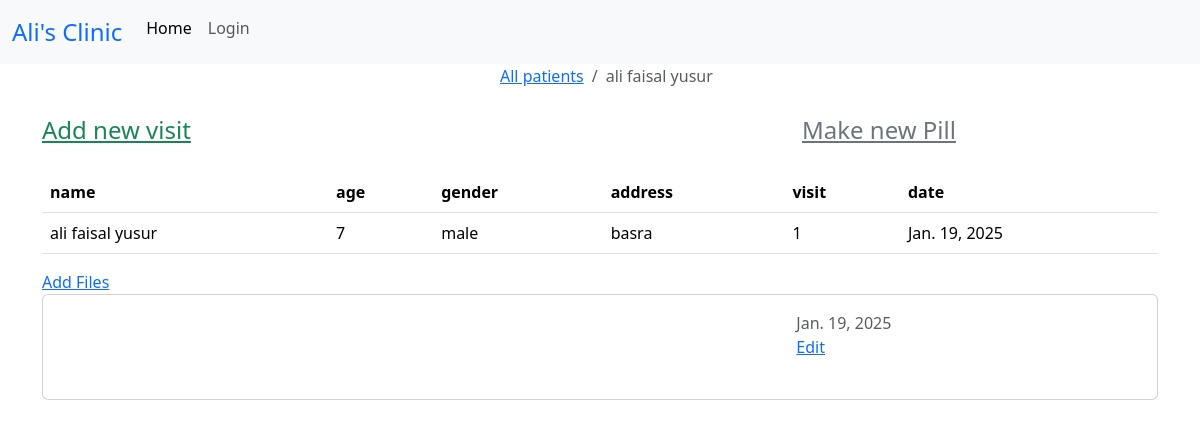
The app's page /patients/2/, older data.
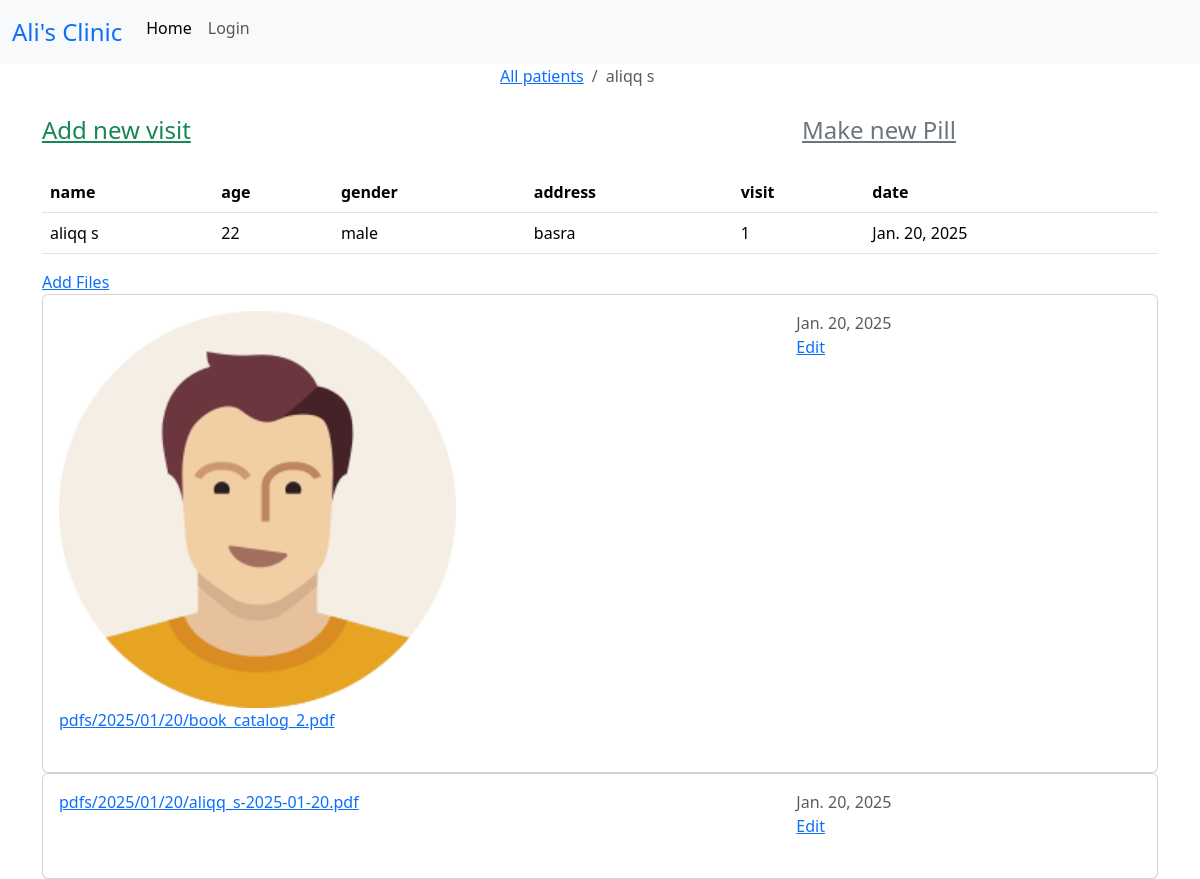
The same page, newer data.
### home/models.py (models this page shows, shortened)
class Patients(models.Model):
    name=models.CharField(max_length=150,unique=True)
    age=models.IntegerField(null=True)
    gender=models.CharField(max_length=50)
    address=models.CharField(max_length=150,null=True)
    visits=models.PositiveIntegerField(default=0)
    visit_date=models.DateField(default=strftime("%Y-%m-%d"),null=True)

class Photo(models.Model):
    images=models.ImageField(upload_to="photos/%Y/%m/%d",null=True)
    file=models.FileField(upload_to='pdfs/%Y/%m/%d',null=True)
    patient=models.ForeignKey(Patients,related_name='files',on_delete=models.CASCADE)
    visit=models.ForeignKey(Visit,related_name='files',null=True,on_delete=models.CASCADE)
    add_at=models.DateField(default=strftime("%Y-%m-%d"))

### home/views.py (the view)
# urls.py: path('patients/<int:patient_id>/',views.get_patient,name='patient'),
def get_patient(request,patient_id):
    patient=get_object_or_404(Patient_Model,pk=patient_id)
    return render(request,"home/patient.html",{'patient':patient})

### templates/home/patient.html (shortened to what this page needs)
{%extends 'index.html'%}
{%block breadcrumb%}
<div class="col-6 offset-5 mb-4">
    <ol class="breadcrumb">
        <li class="breadcrumb-item"><a href="{%url 'patients'%}">All patients</a></li>
        <li class="breadcrumb-item active">{{patient.name}}</li>
    </ol>
</div>
{%endblock%}
{%block content%}
<div class="container">
    <div class="row justify-content-between my-4">
        <div class="col-4">
            <a class="my-4 text-success fs-4" href="{%url 'new_visit' patient.id%}">Add new visit</a>
        </div>
        <div class="col-4">
            <a class="my-4 text-secondary fs-4" href="{%url 'make_pill' patient.id%}">Make new Pill</a>
        </div>
    </div>
    <div>
        <table class="table">
            <thead>
                <tr>
                    <th>name</th>
                    <th>age</th>
                    <th>gender</th>
                    <th>address</th>
                    <th>visit</th>
                    <th>date</th>
                </tr>
            </thead>
            <tbody>
                <tr>
                    <td>{{patient.name}}</td>
                    <td>{{patient.age}}</td>
                    <td>{{patient.gender}}</td>
                    <td>{{patient.address}}</td>
                    <td>{{patient.visits}}</td>
                    <td>{{patient.visit_date}}</td>
                </tr>
            </tbody>
        </table>
    </div>
    <a href="{%url 'add_media' patient.id %}">Add Files</a>
    {%for photo in patient.files.all%}
    <div class="card">
        <div class="card-body mb-4">
            <div class="row justify-content-between">
                <div class="col-6">
                    {%if photo.images%}
                    <a href="{%url 'download_image' patient.id %}?path={{photo.images}}"><img class="w-75" src="{{photo.images.url}}" alt="{{photo.add_at}}"></a>
                    {%endif%}
                    <a href="{%url 'download_file' patient.id %}?path={{photo.file}}">{{photo.file}}</a>
                </div>
                <div class="col-4 text-muted">
                    {{photo.add_at}}
                    <br>
                    <a href="{%url 'edit_media' patient.id photo.id%}">Edit</a>
                </div>
            </div>
        </div>
    </div>
    {%endfor%}
</div>
{%endblock%}

### templates/index.html (shortened to what this page needs)
{%load static%}
<!DOCTYPE html>
<html lang="en">
<head>
    <link rel="stylesheet" href="{%static 'css\bootstrap.min.css'%}">
</head>
<body>
    {%block body%}
    {%include 'navbar.html'%}
    {%block breadcrumb%}
    {%endblock%}
    {%block content %}
    {%endblock%}
    {%endblock%}
</body>
</html>

### templates/navbar.html (shortened to what this page needs)
<nav class="navbar navbar-expand-lg bg-body-tertiary">
    <div class="container-fluid">
      <a class="navbar-brand fs-4 text-primary " href="#">Ali's Clinic</a>
      <div class="collapse navbar-collapse" id="navbarSupportedContent">
        <ul class="navbar-nav mb-2">
          <li class="nav-item">
            <a class="nav-link active" href="{%url 'main'%}">Home</a>
          </li>
          {%if user.is_authenticated%}
          <li class="nav-item dropdown">
            <a class="nav-link dropdown-toggle" href="#" role="button" data-bs-toggle="dropdown">
              {{user.username}}
            </a>
            <ul class="dropdown-menu">
              <li><a class="dropdown-item" href="{%url 'my_account'%}">My Account</a></li>
              <li><a class="dropdown-item" href="{%url 'change_password'%}">Change Password</a></li>
              <li><hr class="dropdown-divider"></li>
              <li><a class="dropdown-item" href="{%url 'logout'%}">Logout</a></li>
            </ul>
          </li>
          <li class="nav-item">
            <a class="nav-link" href="{%url 'signup'%}">Register New</a>
          </li>
          <li class="nav-item">
            <a class="nav-link" href="{%url 'patients'%}">Admin Panel</a>
          </li>
          {%else%}
          <li class="nav-item">
            <a class="nav-link" href="{%url 'login'%}">Login</a>
          </li>
          {%endif%}
        </ul>
      </div>
    </div>
  </nav>

Row changes from the older to the newer data that the page shows:
changed Patients "male": name "ali faisal yusur" → "aliqq s"; age "7" → "22"; visit_date "Jan. 19, 2025" → "Jan. 20, 2025"
changed Photo: images empty → "photos/2025/01/20/2.png" (drawn); images: picture added; file (not shown) → "pdfs/2025/01/20/book_catalog_2.pdf"; add_at "Jan. 19, 2025" → "Jan. 20, 2025"
added Photo: file "pdfs/2025/01/20/aliqq_s-2025-01-20.pdf", add_at "Jan. 20, 2025"
